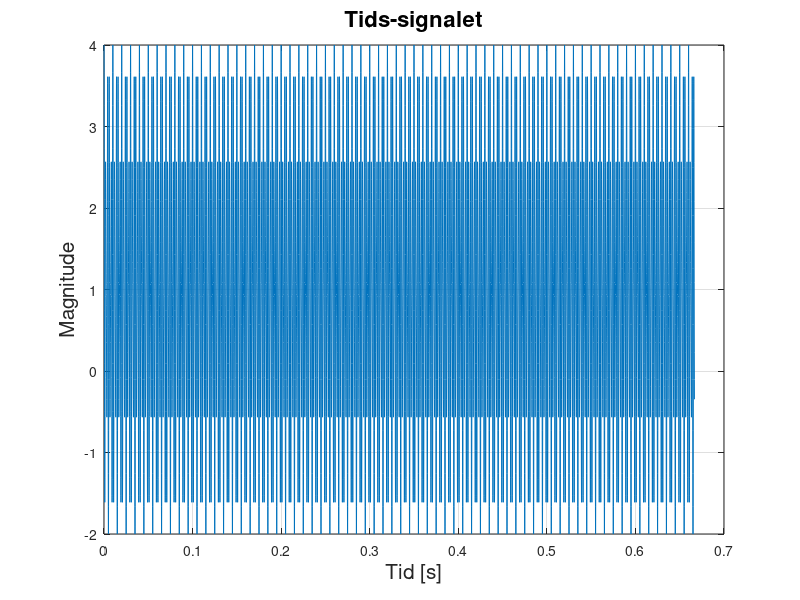

This chart was generated by the following MATLAB code: (Note: this script raises an error after producing the figure.)
clc; clear; close all;

%% Main

fs = 15000;
fc = 10000;
Q = 5;
A = 2;

N = 10000;

t = [0:N-1]/fs;

X = 2 * cos( 2 * pi * 500 * t ) +  cos( 2 * pi * 700 * t ) + cos( 3 * pi * 10000 * t )
%sound(X,fs)
figure()
plot(t,X)
grid on;
xlabel('Tid [s]','FontSize', 15);
ylabel('Magnitude','FontSize', 15);
title('Tids-signalet','FontSize', 16);

%[X, fs] = audioread('lkh_plus_tone_48000hz.wav');


[ b, a ] = makePeakEQ( fs, fc, Q, A );

figure()
freqz( b, a, fs )
%xlim([0 0.1])

Y = biquadFilter( b, a, X );
%sound(Y,fs);



%% Functions

function [ b, a ] = makePeakEQ( fs, fc, Q, A )

    % fs = sampling frequency
    % fc = Center EQ frequence
    % Q = bandwidth of EQ
    % A = gain

    % Computes coefficients for peaking Equalizer
    w0 = 2 * pi * fc / fs;
    alpha = sin( w0 ) / ( 2 * Q );

    b0 = 1 + alpha * A;
    b1 = -2 * cos( w0 );
    b2 = 1 - alpha * A;

    a0 = 1 + alpha / A;
    a1 = -2 * cos( w0 );
    a2 = 1 - alpha / A;

    b = [b0 b1 b2]; % Nominator
    a = [a0 a1 a2]; % Denominator
end

% Based on the Audio-EQ-Cookbook:
% http://www.musicdsp.org/files/Audio-EQ-Cookbook.txt 


function [ y ] = biquadFilter( b, a, x )
    % Biquad coefficients
    %b = [b0 b1 b2] Nominator
    %a = [a0 a1 a2] Denominator
    % x - sample input vector
    
    % Number of samples
    N = length(x);

    y = zeros(1,N)';

    x1 = 0;
    x2 = 0;
    y1 = 0;
    y2 = 0;
    %Performs Biquad filtering
    % IIR 2. order, Direct Form 1
    for i = 1 : N
        x0 = x(i);

        y(i) = ( b(1) * x0 + b(2) * x1 + b(3) * x2 - a(2) * y1 - a(3) * y2 ) / a(1);
        
        x2 = x1;
        x1 = x0;
        y2 = y1;
        y1 = y(i);
    end
end
